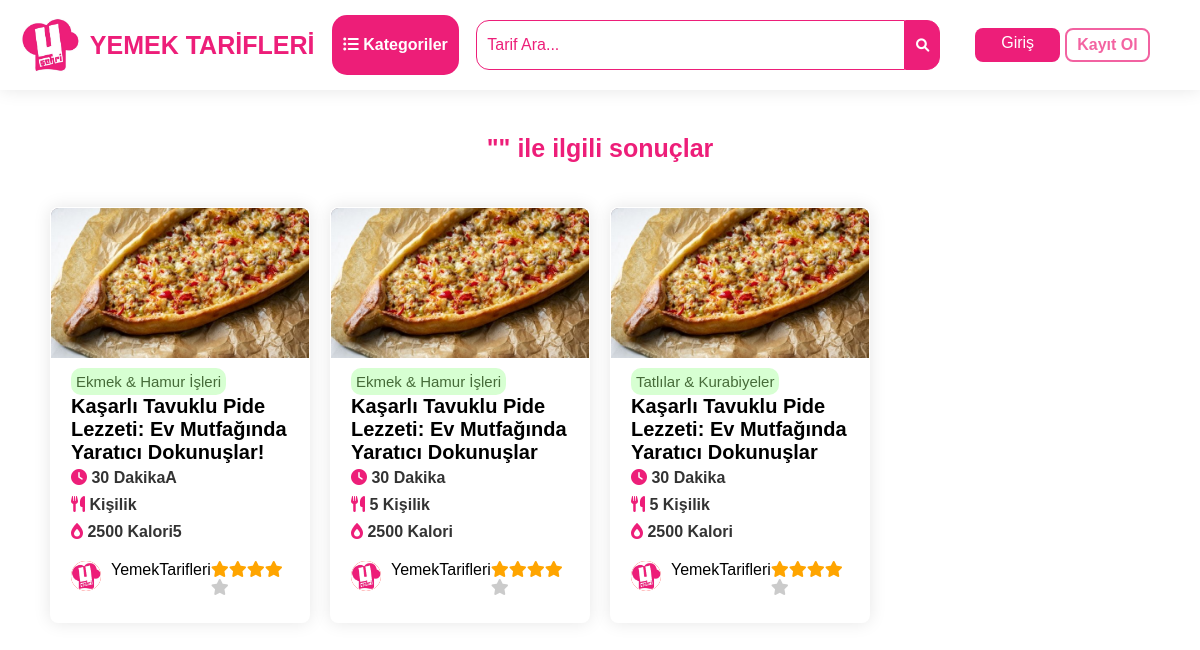
The page /yemektarifleri/search.php on the database its author committed.
### tables this page shows
CREATE TABLE `tema_ayarlari` (
  `id` int(11) NOT NULL,
  `logo` varchar(255) DEFAULT NULL,
  `site_adi` varchar(255) DEFAULT NULL,
  `slogan` varchar(255) DEFAULT NULL,
  `intro_gorsel` varchar(255) DEFAULT NULL
);

CREATE TABLE `tarifler` (
  `tarif_id` int(11) NOT NULL,
  `kategori_ad` varchar(50) NOT NULL,
  `kategori_url` varchar(255) NOT NULL,
  `baslik` varchar(100) NOT NULL,
  `sure` varchar(255) DEFAULT NULL,
  `boyut` varchar(20) DEFAULT NULL,
  `kalori` varchar(255) DEFAULT NULL,
  `resim` varchar(255) DEFAULT NULL,
  `url` varchar(255) DEFAULT NULL,
  `icindekiler` text DEFAULT NULL,
  `hazirlanis` text DEFAULT NULL,
  `tarih` text NOT NULL DEFAULT '27.05.2024',
  `goruntulenme` int(11) NOT NULL,
  `fav` int(11) NOT NULL
);

### yemektarifleri/tema_baglanti.php (called while the page is built, shortened)
<?php
include ("database.php");
$sql = "SELECT * FROM tema_ayarlari";
$result = $conn->query($sql);
if(mysqli_num_rows($result) > 0){
    $row = mysqli_fetch_assoc($result);
    $logo = $row['logo'];
    $site_adi = $row['site_adi'];
}
?>

### yemektarifleri/tarif_baglanti.php (called while the page is built, shortened)
<?php
include ("database.php");
$sql = "SELECT * FROM tarifler";
$result = $conn->query($sql);
if(mysqli_num_rows($result) > 0){
    $row = mysqli_fetch_assoc($result);
    $tarif_id = $row['tarif_id'];
}
?>

### yemektarifleri/search.php (the view, shortened to what this page needs)
<?php
include("database.php");
include("tarif_baglanti.php");
include("uye_baglantisi.php");
include("tema_baglanti.php");
?>
<!DOCTYPE html>
<html lang="en">
<head>
    <link rel="stylesheet" href="style.css">
	<link rel="stylesheet" href="https://pro.fontawesome.com
    /releases/v6.0.0-beta1/css/all.css"
 />
    <link rel="stylesheet" href="media.css">
</head>
<body>
<?php include ("header.php"); ?>
<div class="containerx">
    <br><br>
    <div class="tarifler">
    <h1 style="text-align:center"
    class="card-baslik"> "<?php echo  $arananlar = $_GET['search'];  ?>"
    <?php echo " ile ilgili sonuçlar";  ?></h1><br>
    <ul class="card-containerx">
<?php
include ("database.php");
$arananlar = $_GET['search'];
$sql = "SELECT * FROM tarifler WHERE baslik LIKE '%$arananlar%'";
$result = $conn->query($sql);
if (mysqli_num_rows($result) > 0) {
    while ($row = mysqli_fetch_assoc($result)) {
        echo "<li class='tarif-card'>";
        echo "<div class='img-div'>";
        echo "<img class='img-div' src='" . $row["resim"] . "' alt=''>";
        echo "</div>";
        echo "<div class='tarif-content'>";
        echo "<h2 class='tarif-kategori'>" . $row["kategori_ad"] . "</h2>";
        echo "<h1 class='tarif-baslik'>
        <a href='" . $row['url'] . "?tarif_id=" . $tarif_id . "'>" . $row["baslik"] . "</a>
        </h1>";
        echo "<h2 class='tarif-bilgi'><i class='fas fa-clock'></i> " . $row["sure"] . "</h2>";
        echo "<h2 class='tarif-bilgi'><i class='fas fa-utensils'></i> " . $row["boyut"] . "</h2>";
        echo "<h2 class='tarif-bilgi'><i class='fas fa-burn'></i> " . $row["kalori"] . "</h2>";
        echo "<div class='tarif-card_bottom'>";
        echo "<div class='yazar'>";
        echo "<img src='yemeksehri.jpeg' alt=''>";
        echo "YemekTarifleri";
        echo "<div class='degerlendirme'>";
        echo "<span class='fa fa-star checked'></span>";
        echo "<span class='fa fa-star checked'></span>";
        echo "<span class='fa fa-star checked'></span>";
        echo "<span class='fa fa-star checked'></span>";
        echo "<span class='fa fa-star no-checked'></span>";
        echo "</div>";
        echo "</div>";
        echo "</div>";
        echo "</div>";
        echo "</li>";
    }
} else {
    echo "Tarif Bulunamadı.";
}
?>
      </ul>
    </div>
</body>
</html>

### yemektarifleri/a-header.php (shortened to what this page needs)
<?php
require ("database.php");
include ("tema_baglanti.php");
include ("tarif_baglanti.php");
?>
<!DOCTYPE html>
<html lang="en">
<head>
    <link rel="stylesheet" href="style.css">
	<link rel="stylesheet" href="https://pro.fontawesome.com/releases/v6.0.0-beta1/css/all.css" />
    <link rel="stylesheet" href="media.css"><title>Card Layout</title>
</head>
<body>
<header style="display: <?php echo $display; ?>">
        <div class="header_1">
              <div class="logo">
              <a href="./index.php">
              <img src="<?php echo $logo ?>" alt="">
              <span><?php echo $site_adi ?></span>
              </a>
            </div>
            <button class="h-kategoriler_btn " id="header-kategoriler"><i class="fas fa-list-ul"></i> Kategoriler</button>
            <div class="search-bar">
              <form action="search.php" method="get">
                  <input type="text" name="search" placeholder="Tarif Ara...">
                  <button type="submit"><i class="fas fa-search"></i></button>
              </form>
          </div>
            <div class="login-register">
              <a class="btn-lr login" href="giris.php">Giriş</a>
              <a class="btn-lr register" href="kayit-ol.php">Kayıt Ol</a>
            </div>
        </div>
</header>
</body>
</html>

### yemektarifleri/style.css (style rules this page uses)
body { font-family: 'Poppins', sans-serif; margin: 0; padding: 0; box-sizing: border-box; background-color: #ffffff; scroll-behavior: smooth; }
h1,h2,h3,h4,h5 { margin: 0; padding: 0; }
* { list-style-type: none; box-sizing: border-box; }
:root { --primary-color:#ed1e79; --detail-color: rgb(255, 87, 51); --gold-color: rgb(243, 156, 18); }
.containerx { margin: 0px 20px; }
.tarifler { padding-top: 80px; }
.card-containerx { display: grid; grid-template-columns: repeat(4, 1fr); padding: 0px 20px; }
.tarif-card { flex-direction: column; margin: 10px; border-radius: 8px; background-color: #ffffff; border: 1px solid #d5d5d500; box-shadow: 0px 0px 17px 0px rgba(0,0,0,0.1); transition: 300ms; }
.tarif-card h2 { color: #333; }
.tarif-content { padding: 10px 20px; }
.img-div { max-height: 100%; -o-object-fit: cover; object-fit: cover; width: 100%; border-radius: 8px 8px 0px 0px; background-image: url(karas.png); background-position: center; background-repeat: no-repeat; height: 150px; }
.tarif-baslik { font-size: 20px; font-weight: 700; padding: 0; color: black; transition: 300ms; }
.tarif-baslik a { color: black; text-decoration-line: none; }
.tarif-kategori { display: inline-block; padding: 5px; font-size: 15px; font-weight: 400; border-radius: 10px; top: 80px; background-color: #ceffc7cc; color: #466b39 !important; }
.tarif-bilgi { font-size: 16px; font-weight: 600; line-height: 1.7; }
h2 .fas { color: var(--primary-color); }
.tarif-card_bottom { margin: 15px 0px; }
.degerlendirme { display: inline-block; margin-left: auto; }
.yazar { display: flex; font-weight: 500; }
.yazar img { height: 30px; background-color: red; border-radius: 50%; margin-right: 10px; }
.checked { color: orange; }
.no-checked { color: #33333341; }
header { background-color: white; display: flex; position: fixed; width: 100%; z-index: 1000; padding: 15px 20px; box-shadow: 0px 0px 17px 0px rgba(0,0,0,0.1); }
.logo a { display: flex; gap: 0.4em; font-size: 25px; font-weight: 700; color: #ed1e79; text-decoration: none; }
.logo img { height: 60px; }
.logo span { display: flex; align-content: center; flex-wrap: wrap; }
.login-register { display: flex; align-content: center; flex-wrap: wrap; margin-left: auto; gap: 0.3em; margin-right: 30px; }
.btn-lr { text-align: center; width: 85px; padding: 6px; border-radius: 8px; color: #ffffff; text-decoration: none; font-weight: 500; }
.login { background-color: var(--primary-color); }
.register { color: #ed1e78b1; border: 2px solid ; font-weight: 700; }
.h-kategoriler_btn { color: #fff; border: 1px solid #ed1e78b1; border-radius: 15px; padding: 10px; background-color: #ed1e78; font-size: 16px; font-weight: 700; margin-left: auto; }
.search-bar { display: flex; height: 50px; margin: auto; width: 40%; }
.search-bar input { border: 1px solid #ed1e79; padding: 10px; width: 100%; }
.search-bar button { border: 1px solid #ed1e79; padding: 10px; }
.search-bar input { font-size: 16px; color: #ed1e79; outline: none; border-radius: 13px 0px 0px 13px; }
.search-bar input::placeholder { font-size: 16px; color: var(--primary-color); }
.search-bar button { cursor: pointer; border-radius: 0px 13px 13px 0px; background-color: #ed1e79; color: #fff; }
.search-bar form { gap: 0; display: flex; width: 100%;; }
h2 i { color: var(--primary-color); font-weight: 700; }
.card-baslik { text-align: center; margin: 0px 20px; font-size: 25px; color: #ed1e79; text-decoration: none; }

### yemektarifleri/a-header.php (style rules this page uses)
.header_1 { display:flex; }
.h-kategoriler_btn { transition: all 200ms; }
header { display:block !important; }

### rows shown on the page
tema_ayarlari: logo (picture), site_adi "YEMEK TARİFLERİ"
tarifler: resim (picture), kategori_ad "Ekmek & Hamur İşleri", baslik "Kaşarlı Tavuklu Pide Lezzeti: Ev Mutfağında Yaratıcı Dokunuşlar!", sure "30 DakikaA", boyut "Kişilik", kalori "2500 Kalori5"
tarifler: resim (picture), kategori_ad "Ekmek & Hamur İşleri", baslik "Kaşarlı Tavuklu Pide Lezzeti: Ev Mutfağında Yaratıcı Dokunuşlar", sure "30 Dakika", boyut "5 Kişilik", kalori "2500 Kalori"
tarifler: resim (picture), kategori_ad "Tatlılar & Kurabiyeler", baslik "Kaşarlı Tavuklu Pide Lezzeti: Ev Mutfağında Yaratıcı Dokunuşlar", sure "30 Dakika", boyut "5 Kişilik", kalori "2500 Kalori"
